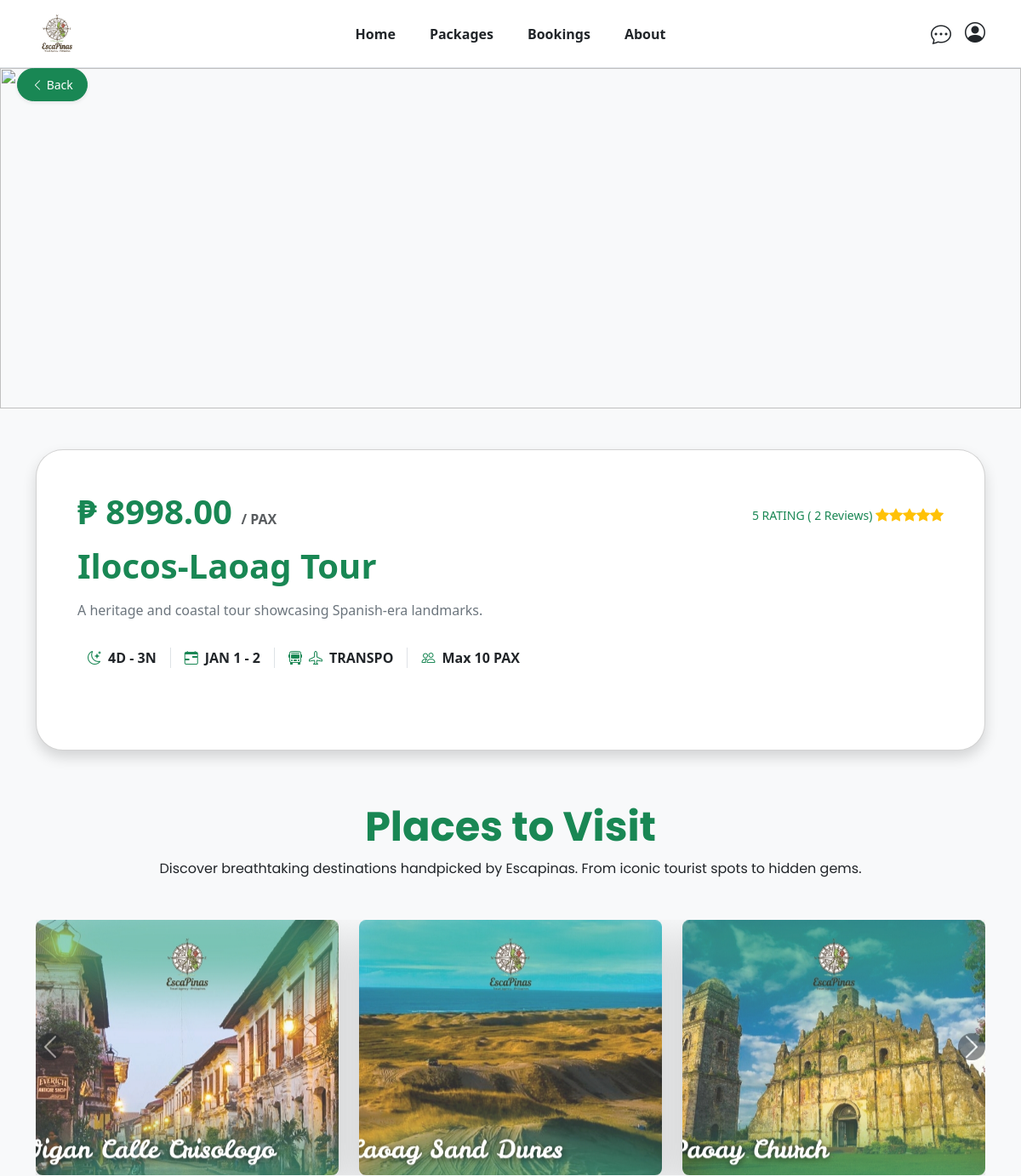
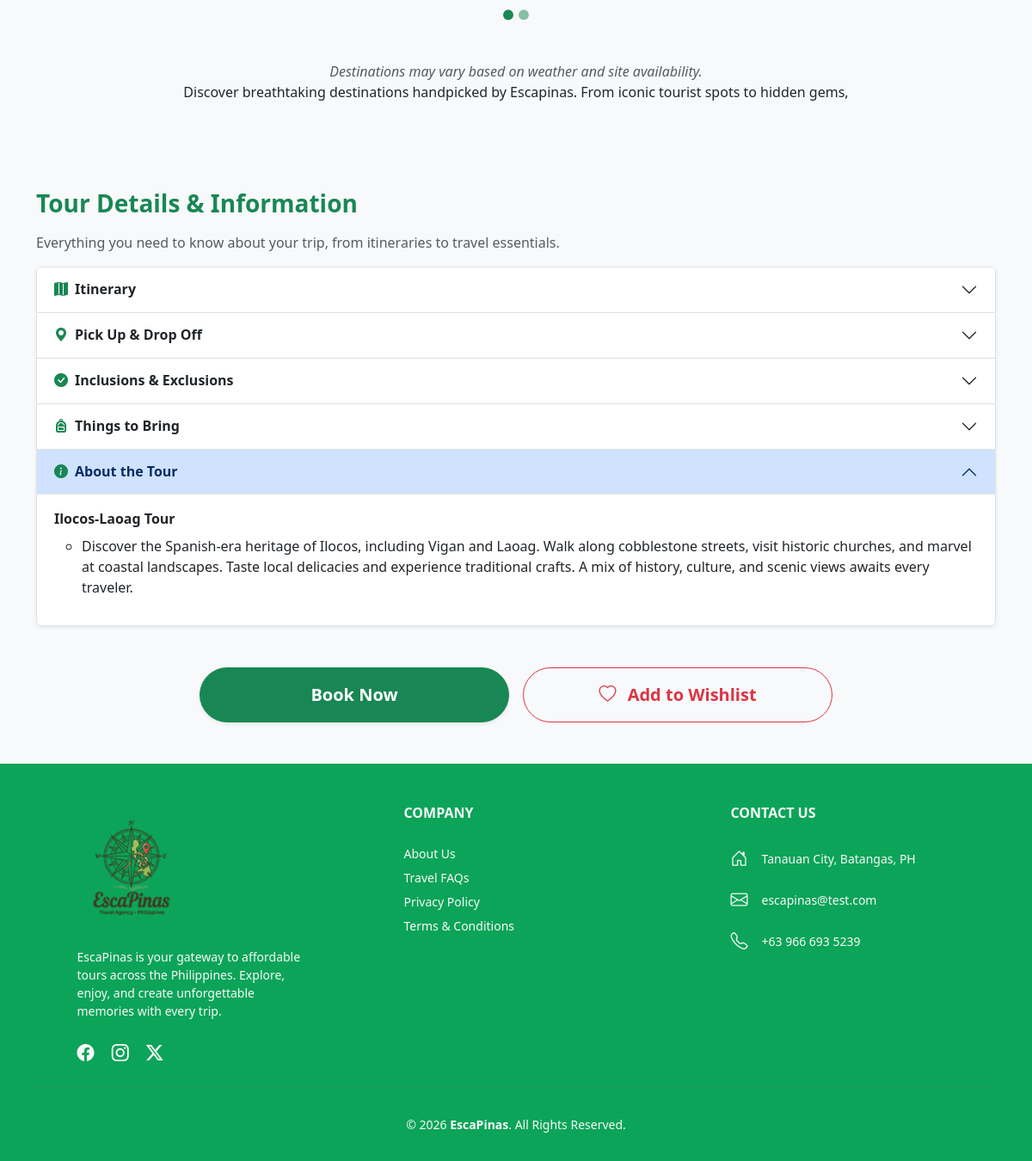
The page /frontend/packageView.php?tour_id=2 on the database its author committed (2 pictures, top to bottom).
### tables this page shows
CREATE TABLE `tour_packages` (
  `tour_id` int(11) NOT NULL,
  `destination_id` int(11) DEFAULT NULL,
  `tour_name` varchar(150) DEFAULT NULL,
  `duration_days` int(11) DEFAULT NULL,
  `duration_nights` int(11) DEFAULT NULL,
  `description` text DEFAULT NULL,
  `price` decimal(10,2) DEFAULT NULL,
  `status` enum('Available','Unavailable') DEFAULT NULL,
  `image` varchar(255) DEFAULT NULL,
  `banner_image` varchar(255) DEFAULT NULL
);

CREATE TABLE `tour_place` (
  `place_id` int(11) NOT NULL,
  `tour_id` int(11) DEFAULT NULL,
  `place_name` varchar(150) DEFAULT NULL,
  `day_number` int(11) DEFAULT NULL,
  `image` varchar(255) DEFAULT NULL
);

CREATE TABLE `tour_about` (
  `about_id` int(11) NOT NULL,
  `tour_id` int(11) NOT NULL,
  `description` text NOT NULL
);

### frontend/php/connect.php (called while the page is built, shortened)
<?php
  function executeQuery($query){
    $conn = $GLOBALS['conn'];
    return mysqli_query($conn, $query);
  }
?>

### frontend/packageView.php (the view, shortened to what this page needs)
<?php
include("php/connect.php");
$tour_id = isset($_GET['tour_id']) ? $_GET['tour_id'] : die("Tour ID not found.");
$tourQuery = "SELECT tp.*, d.destination_name, r.island_name
              FROM tour_packages tp
              JOIN destinations d ON tp.destination_id = d.destination_id
              JOIN regions r ON d.island_id = r.island_id
              WHERE tp.tour_id = $tour_id";
$tourResult = executeQuery($tourQuery);
$tour = mysqli_fetch_assoc($tourResult);
$placesQuery = "SELECT * FROM tour_place WHERE tour_id = $tour_id";
$placesResult = executeQuery($placesQuery);
$aboutQuery = "SELECT * FROM tour_about WHERE tour_id = $tour_id";
$aboutResult = executeQuery($aboutQuery);
$about = mysqli_fetch_assoc($aboutResult);
$tour_id = isset($_GET['tour_id']) ? (int) $_GET['tour_id'] : 0;
$ratingQuery = "SELECT AVG(rating_score) as avg_rating, COUNT(review_id) as total_reviews
                FROM ratings
                WHERE tour_id = $tour_id";
$ratingResult = executeQuery($ratingQuery);
$ratingData = mysqli_fetch_assoc($ratingResult);
$average = $ratingData['avg_rating'] ? round($ratingData['avg_rating'], 1) : 0;
$count = $ratingData['total_reviews'] ?? 0;
$isWishlisted = false;
?>
<!doctype html>
<html lang="en">
<head>
    <link href="https://cdn.jsdelivr.net/npm/bootstrap@5.3.2/dist/css/bootstrap.min.css" rel="stylesheet">
    <link href="https://cdn.jsdelivr.net/npm/bootstrap-icons@1.11.1/font/bootstrap-icons.css" rel="stylesheet">
    <link rel="stylesheet" href="assets/css/style.css">
</head>
<body class="bg-light">
    <?php include "components/navbar.php"; ?>
    <div class="row g-0">
        <div class="col">
            <div style="height: 50vh; min-height: 350px; overflow: hidden;">
                <a href="javascript:history.back()"
                    class="btn btn-success btn-sm position-absolute rounded-pill shadow-sm px-3 py-2"
                    style="left: 20px; z-index: 10;">
                    <i class="bi bi-chevron-left"></i> Back
                </a>
                <?php
                $banner_src = !empty($tour['banner_image']) ? "assets/images/" . $tour['banner_image'] : "";
                ?>
                <img src="<?php echo $banner_src; ?>" class="w-100 h-100" style="object-fit: cover;">
            </div>
        </div>
    </div>
    <div class="container my-5 mb-5">
        <div class="row">
            <div class="col-12">
                <div class="card shadow p-5 rounded-5">
                    <div class="mb-2 d-flex justify-content-between align-items-center flex-wrap">
                        <h1 class="fw-bold text-success ">₱
                            <?php echo htmlspecialchars($tour['price']); ?> <small
                                class="fw-bold text-muted fs-6 fw-normal">/ PAX</small>
                        </h1>
                        <div class="text-warning fs-6">
                            <span class="text-success small ms-2">
                                <?= $average ?> RATING (
                                <?= $count ?> Reviews)
                            </span>
                            <?php
                            for ($i = 1; $i <= 5; $i++) {
                                if ($i <= $average) {
                                    echo '<i class="bi bi-star-fill"></i>';
                                } elseif ($i - 0.5 <= $average) {
                                    echo '<i class="bi bi-star-half"></i>';
                                } else {
                                    echo '<i class="bi bi-star"></i>';
                                }
                            }
                            ?>
                        </div>
                    </div>
                    <div class="mb-3">
                        <h1 class="fw-bold text-success mb-3">
                            <?php echo htmlspecialchars($tour['tour_name']); ?>
                        </h1>
                        <p class="text-secondary leading-relaxed">
                            <?php echo htmlspecialchars($tour['description']); ?>
                        </p>
                    </div>
                    <div class="row mb-5 justify-content-start g-2">
                        <div class="col-auto d-flex align-items-center gap-2 px-3">
                            <i class="bi bi-moon-stars text-success fs-6"></i>
                            <span class="fw-bold">
                                <?php echo htmlspecialchars($tour['duration_days']); ?>D -
                                <?php echo htmlspecialchars($tour['duration_nights']); ?>N
                            </span>
                        </div>
                        <div class="col-auto d-flex align-items-center gap-2 px-3 border-start">
                            <i class="bi bi-calendar-range text-success fs-6"></i>
                            <span class="fw-bold">JAN 1 - 2</span>
                        </div>
                        <div class="col-auto d-flex align-items-center gap-2 px-3 border-start">
                            <i class="bi bi-bus-front text-success fs-6"></i>
                            <i class="bi bi-airplane text-success fs-6"></i>
                            <span class="fw-bold">TRANSPO</span>
                        </div>
                        <div class="col-auto d-flex align-items-center gap-2 px-3 border-start">
                            <i class="bi bi-people text-success fs-6"></i>
                            <span class="fw-bold">Max 10 PAX</span>
                        </div>
                    </div>
                </div>
            </div>
        </div>
    </div>
    <div class="container-fluid p-0 position-relative mb-5" style="height: 600px;">
        <div class="container position-absolute top-50 start-50 translate-middle">
            <div class="row">
                <div class="col">
                    <div class="text-center mb-5">
                        <h1 class="fw-bold text-success display-5 mb-2" style="font-family: 'Poppins', sans-serif;">
                            Places to Visit</h1>
                        <p class="text-success text-dark" style="font-size:1rem; font-family: 'Poppins', sans-serif;">
                            Discover breathtaking destinations handpicked by Escapinas. From iconic tourist spots to hidden gems.</p>
                    </div>
                    <div id="carouselExample" class="carousel slide" data-bs-ride="carousel">
                        <div class="carousel-indicators" style="bottom: -50px;">
                            <button type="button" data-bs-target="#carouselExample" data-bs-slide-to="0"
                                class="active bg-success rounded-circle" style="width: 12px; height: 12px;"
                                aria-current="true" aria-label="Slide 1"></button>
                            <button type="button" data-bs-target="#carouselExample" data-bs-slide-to="1"
                                class="bg-success rounded-circle" style="width: 12px; height: 12px;" aria-label="Slide 2">
                            </button>
                        </div>
                        <div class="carousel-inner">
                            <?php
                            $count = 0;
                            $isActive = true;
                            if (mysqli_num_rows($placesResult) > 0):
                                while ($place = mysqli_fetch_assoc($placesResult)):
                                    if ($count % 3 == 0): ?>
                                        <div class="carousel-item <?php echo $isActive ? 'active' : ''; ?>">
                                            <div class="row g-4">
                                    <?php
                                    $isActive = false;
                                    endif;
                                    ?>
                                    <div class="col-4">
                                        <div class="card destination-card border-0 shadow-lg">
                                            <img src="<?php echo htmlspecialchars($place['image']); ?>" class="card-img rounded-3" style="height: 300px; object-fit: cover;">
                                            <div class="card-img-overlay d-flex align-items-end p-3">
                                            </div>
                                        </div>
                                    </div>
                                    <?php
                                    $count++;
                                    if ($count % 3 == 0 || $count == mysqli_num_rows($placesResult)): ?>
                                            </div>
                                        </div>
                                    <?php endif; ?>
                                <?php endwhile; ?>
                            <?php else: ?>
                                <div class="carousel-item active">
                                    <p class="text-center text-muted">No specific places listed for this tour yet.</p>
                                </div>
                            <?php endif; ?>
                        </div>
                    </div>
                    <div class="mt-5 pt-4 text-center">
                        <p class="fst-italic mb-0 text-muted">Destinations may vary based on weather and site availability. </p>
                        <button class="carousel-control-prev" type="button" data-bs-target="#carouselExample" data-bs-slide="prev"
                                style="left: 0; width: 5%;"> <span class="carousel-control-prev-icon bg-dark rounded-circle" aria-hidden="true"></span>
                        </button>
                        <button class="carousel-control-next" type="button" data-bs-target="#carouselExample" data-bs-slide="next"
                                style="right: 0; width: 5%;">
                            <span class="carousel-control-next-icon bg-dark rounded-circle" aria-hidden="true"></span>
                        </button>
                        <p class="text-center text-dark">Discover breathtaking destinations handpicked by Escapinas. From iconic tourist spots to hidden gems,</p>
                    </div>
                </div>
            </div>
        </div>
    </div>
    <div class="container my-5">
        <div class="row">
            <div class="col-12">
                <h3 class="fw-bold text-success pt-4">Tour Details & Information</h3>
                <p class="text-muted mt-3">Everything you need to know about your trip, from itineraries to travel essentials.</p>
                <div class="accordion shadow-sm" id="accordionExample">
                    <div class="accordion-item">
                        <h2 class="accordion-header" id="headingOne">
                            <button class="accordion-button collapsed fw-bold" type="button" data-bs-toggle="collapse"
                                data-bs-target="#collapseOne" aria-expanded="false" aria-controls="collapseOne">
                                <i class="bi bi-map-fill me-2 text-success"></i> Itinerary
                            </button>
                        </h2>
                    </div>
                    <div class="accordion-item">
                        <h2 class="accordion-header" id="headingTwo">
                            <button class="accordion-button collapsed fw-bold" type="button" data-bs-toggle="collapse"
                                data-bs-target="#collapseTwo" aria-expanded="false" aria-controls="collapseTwo">
                                <i class="bi bi-geo-alt-fill me-2 text-success"></i> Pick Up & Drop Off
                            </button>
                        </h2>
                    </div>
                    <div class="accordion-item">
                        <h2 class="accordion-header" id="headingThree">
                            <button class="accordion-button collapsed fw-bold" type="button" data-bs-toggle="collapse"
                                data-bs-target="#collapseThree" aria-expanded="false" aria-controls="collapseThree">
                                <i class="bi bi-check-circle-fill me-2 text-success"></i> Inclusions & Exclusions
                            </button>
                        </h2>
                    </div>
                    <div class="accordion-item">
                        <h2 class="accordion-header" id="headingFour">
                            <button class="accordion-button collapsed fw-bold" type="button" data-bs-toggle="collapse"
                                data-bs-target="#collapseFour" aria-expanded="false" aria-controls="collapseFour">
                                <i class="bi bi-backpack-fill me-2 text-success"></i> Things to Bring
                            </button>
                        </h2>
                    </div>
                    <div class="accordion-item">
                        <h2 class="accordion-header" id="headingFive">
                            <button class="accordion-button fw-bold" type="button" data-bs-toggle="collapse"
                                data-bs-target="#collapseFive" aria-expanded="true" aria-controls="collapseFive">
                                <i class="bi bi-info-circle-fill me-2 text-success"></i> About the Tour
                            </button>
                        </h2>
                        <div id="collapseFive" class="accordion-collapse collapse show" aria-labelledby="headingFive"
                            data-bs-parent="#accordionExample">
                            <div class="accordion-body">
                                <ul class="list-unstyled">
                                    <li class="mb-2"><strong>
                                            <?php echo htmlspecialchars($tour['tour_name']); ?>
                                        </strong></li>
                                    <ul>
                                        <li class="mb-2">
                                            <?php echo htmlspecialchars($about['description']); ?>
                                        </li>
                                    </ul>
                                </ul>
                            </div>
                        </div>
                    </div>
                </div>
            </div>
        </div>
    </div>
    <div class="container my-5">
        <div class="row justify-content-center">
            <div class="col-lg-8 col-md-10">
                <div class="row g-3 text-center">
                    <div class="col-6">
                        <a href="bookingForm.php?tour_id=<?= $tour_id ?>" class="text-decoration-none">
                            <button class="btn btn-success w-100 btn-lg py-3 fw-bold rounded-pill shadow-sm">
                                Book Now
                            </button>
                        </a>
                    </div>
                    <div class="col-6">
                        <button id="wishlistBtn"
                        class="btn <?= $isWishlisted ? 'btn-danger' : 'btn-outline-danger' ?> px-5 btn-lg py-3 fw-bold rounded-pill w-100"
                        onclick="toggleWishlist(this, <?= $tour_id ?>)">
                            <i class="bi <?= $isWishlisted ? 'bi-heart-fill' : 'bi-heart' ?> me-2"></i>
                            <?= $isWishlisted ? 'Added to Wishlist' : 'Add to Wishlist' ?>
                        </button>
                    </div>
                </div>
            </div>
        </div>
    </div>
    <?php include "components/footer.php"; ?>
</body>
</html>

### frontend/assets/css/style.css (style rules this page uses)
.destination-card { transition: transform 0.3s ease-in-out; cursor: pointer; }

### rows shown on the page
tour_packages: price "8998.00", tour_name "Ilocos-Laoag Tour", description "A heritage and coastal tour showcasing Spanish-era landmarks.", duration_days "4", duration_nights "3"
tour_place: image (picture)
tour_place: image (picture)
tour_place: image (picture)
tour_about: description "Discover the Spanish-era heritage of Ilocos, including Vigan and Laoag. Walk along cobblestone streets, visit historic churches, and marvel at coastal landscapes. Taste local delicacies and experience traditional crafts. A mix of history, culture, and scenic views awaits every traveler."

### other values the page prints
$average "5"
$count "2"
